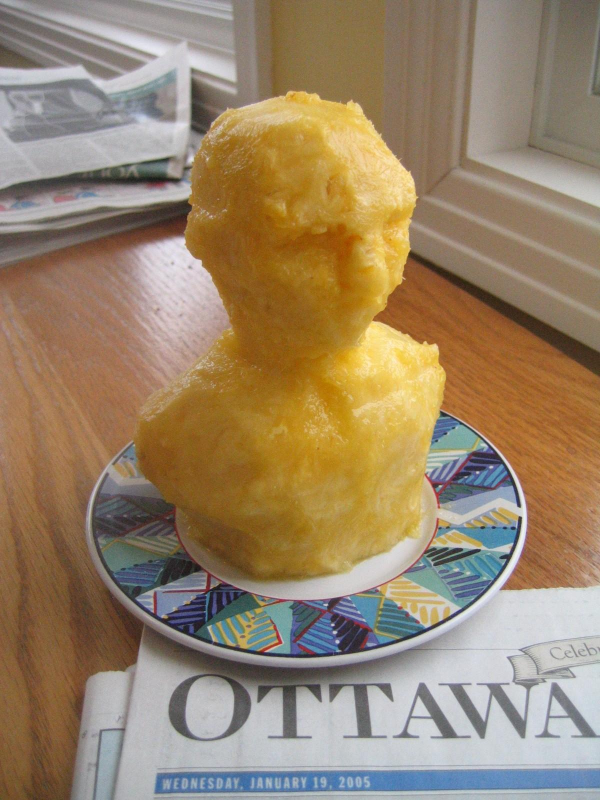
#> input picture project_Uner/datasets/HRSOD_Subset/test_images/111401249_9dbca4b5b8_o.jpg, 1200 x 1600 px (shown at 1/2 size)
$ python -i helper.py   (imports and definitions only)   (older library calls are emulated)
#> lines starting #> are read from the running program, lines starting #| are printed output that depends on the picture; after the words box and inside, x2 and y2 are one past the last pixel; in counts of white or black regions, pixels touching at a corner belong together
### project_Uner/lib/data/de_transform.py
import cv2

import numpy as np


def get_random_structure(size):
    # The provided model is trained with
    #   choice = np.random.randint(4)
    # instead, which is a bug that we fixed here
    choice = np.random.randint(1, 5)

    if choice == 1:
        return cv2.getStructuringElement(cv2.MORPH_RECT, (size, size))
    elif choice == 2:
        return cv2.getStructuringElement(cv2.MORPH_ELLIPSE, (size, size))
    elif choice == 3:
        return cv2.getStructuringElement(cv2.MORPH_ELLIPSE, (size, size//2))
    elif choice == 4:
        return cv2.getStructuringElement(cv2.MORPH_ELLIPSE, (size//2, size))


def random_dilate(seg, min=3, max=10):
    size = np.random.randint(min, max)
    kernel = get_random_structure(size)
    seg = cv2.dilate(seg,kernel,iterations = 1)
    return seg


def random_erode(seg, min=3, max=10):
    size = np.random.randint(min, max)
    kernel = get_random_structure(size)
    seg = cv2.erode(seg,kernel,iterations = 1)
    return seg


def compute_iou(seg, gt):
    intersection = seg*gt
    union = seg+gt
    return (np.count_nonzero(intersection) + 1e-6) / (np.count_nonzero(union) + 1e-6)


def perturb_seg(gt, iou_target=0.6):
    h, w = gt.shape
    seg = gt.copy()

    _, seg = cv2.threshold(seg, 127, 255, 0)

    # Rare case
    if h <= 2 or w <= 2:
        print('GT too small, returning original')
        return seg

    # Do a bunch of random operations
    for _ in range(250):
        for _ in range(4):
            lx, ly = np.random.randint(w), np.random.randint(h)
            lw, lh = np.random.randint(lx+1,w+1), np.random.randint(ly+1,h+1)

            # Randomly set one pixel to 1/0. With the following dilate/erode, we can create holes/external regions
            if np.random.rand() < 0.25:
                cx = int((lx + lw) / 2)
                cy = int((ly + lh) / 2)
                seg[cy, cx] = np.random.randint(2) * 255

            if np.random.rand() < 0.5:
                seg[ly:lh, lx:lw] = random_dilate(seg[ly:lh, lx:lw])
            else:
                seg[ly:lh, lx:lw] = random_erode(seg[ly:lh, lx:lw])

        if compute_iou(seg, gt) < iou_target:
            break

    return seg

### project_Uner/lib/data/helper.py
import numpy as np
import cv2
import random
import torch
import math

from lib.data.de_transform import perturb_seg

# [2 lines not run here, left out]


def reseed(seed):
    random.seed(seed)
    torch.manual_seed(seed)


# [4 lines left out: function mask2numpy, not called in this run]


def modify_boundary(image, regional_sample_rate=0.1, sample_rate=0.1, move_rate=0.0, iou_target=0.8):
    # modifies boundary of the given mask.
    # remove consecutive vertice of the boundary by regional sample rate
    # ->
    # remove any vertice by sample rate
    # ->
    # move vertice by distance between vertice and center of the mask by move rate.
    # input: np array of size [H,W] image
    # output: same shape as input

    # get boundaries
    if int(cv2.__version__[0]) >= 4:
        contours, _ = cv2.findContours(image, cv2.RETR_LIST, cv2.CHAIN_APPROX_NONE)
    else:
        _, contours, _ = cv2.findContours(image, cv2.RETR_LIST, cv2.CHAIN_APPROX_NONE)

    # only modified contours is needed actually.
    sampled_contours = []
    modified_contours = []

    for contour in contours:
        if contour.shape[0] < 10:
            continue
        M = cv2.moments(contour)

        # remove region of contour
        number_of_vertices = contour.shape[0]
        number_of_removes = int(number_of_vertices * regional_sample_rate)

        idx_dist = []
        for i in range(number_of_vertices - number_of_removes):
            idx_dist.append([i, np.sum((contour[i] - contour[i + number_of_removes]) ** 2)])

        idx_dist = sorted(idx_dist, key=lambda x: x[1])

        remove_start = random.choice(idx_dist[:math.ceil(0.1 * len(idx_dist))])[0]

        # remove_start = random.randrange(0, number_of_vertices-number_of_removes, 1)
        new_contour = np.concatenate([contour[:remove_start], contour[remove_start + number_of_removes:]], axis=0)
        contour = new_contour

        # sample contours
        number_of_vertices = contour.shape[0]
        indices = random.sample(range(number_of_vertices), int(number_of_vertices * sample_rate))
        indices.sort()
        sampled_contour = contour[indices]
        sampled_contours.append(sampled_contour)

        modified_contour = np.copy(sampled_contour)
        if (M['m00'] != 0):
            center = round(M['m10'] / M['m00']), round(M['m01'] / M['m00'])

            # modify contours
            for idx, coor in enumerate(modified_contour):
                change = np.random.normal(0, move_rate)  # 0.1 means change position of vertex to 10 percent farther from center
                x, y = coor[0]
                new_x = x + (x - center[0]) * change
                new_y = y + (y - center[1]) * change

                modified_contour[idx] = [new_x, new_y]
        modified_contours.append(modified_contour)

    # draw boundary
    gt = np.copy(image)
    image = np.zeros_like(image)

    modified_contours = [cont for cont in modified_contours if len(cont) > 0]
    if len(modified_contours) == 0:
        image = gt.copy()
    else:
        image = cv2.drawContours(image, modified_contours, -1, (255, 0, 0), -1)

    image = perturb_seg(image, iou_target)

    return image

>>> import cv2
>>> picture = cv2.imread('../../datasets/HRSOD_Subset/test_images/111401249_9dbca4b5b8_o.jpg', cv2.IMREAD_GRAYSCALE)
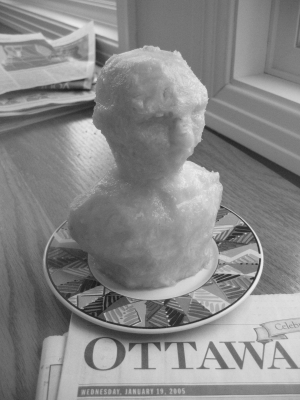
#> picture: shape (1600, 1200) (shown at 1/4 size); min 17, max 247, mean 135.5
>>> result = modify_boundary(picture)
#> in modify_boundary, `contours, _ = cv2.findContours(image, cv2.RETR_LIST, cv2.CHAIN_APPROX_..`: contours = 1 contour; box (x1, y1, x2, y2) and area: (0, 0, 1200, 1600) 1917201
#> the loop in modify_boundary, `for contour in contours:` made 1 pass
#> (number_of_removes, remove_start, center) on pass 1: (559, 1247, (600, 800))
#> after the loop in modify_boundary, `for contour in contours:`: modified_contours = 1 contour; box (x1, y1, x2, y2) and area: (0, 0, 1200, 1600) 1878264; sampled_contours has the same summary as modified_contours
#> in modify_boundary, `image = cv2.drawContours(image, modified_contours, -1, (255, 0, 0), -1)`:
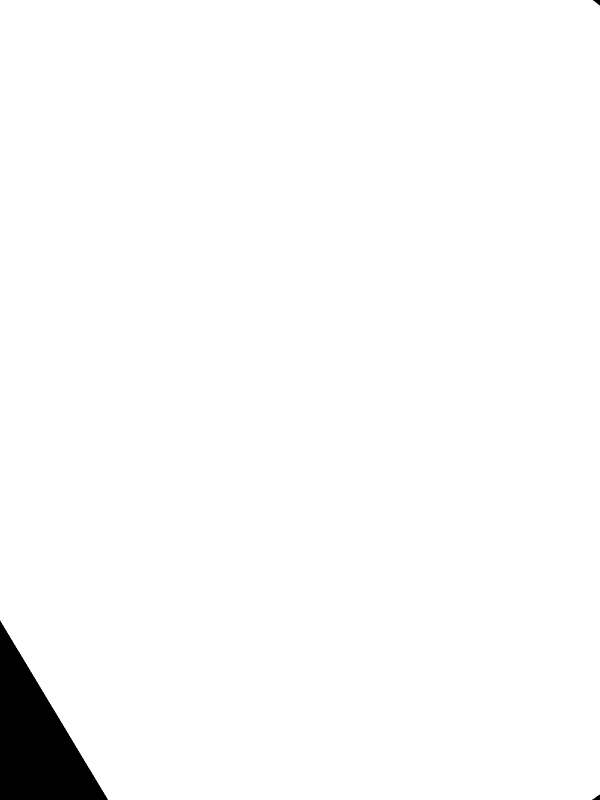
#> image: shape (1600, 1200) (shown at 1/2 size); 98% white; 3 black regions, box (x1, y1, x2, y2) and area: (0, 1241, 216, 1600) 38880, (1184, 1589, 1200, 1600) 93, (1186, 0, 1200, 11) 82
#> the loop in perturb_seg, `for _ in range(250):` made 250 passes
#> pass 1, in random_dilate, `seg = cv2.dilate(seg,kernel,iterations = 1)`:
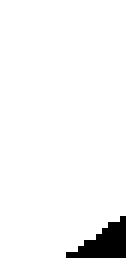
#> seg: shape (43, 21) (shown 6 times larger); 95.8% white; 1 black region, box (x1, y1, x2, y2) and area: (11, 36, 21, 43) 38
#> after the loop in perturb_seg, `for _ in range(250):`:
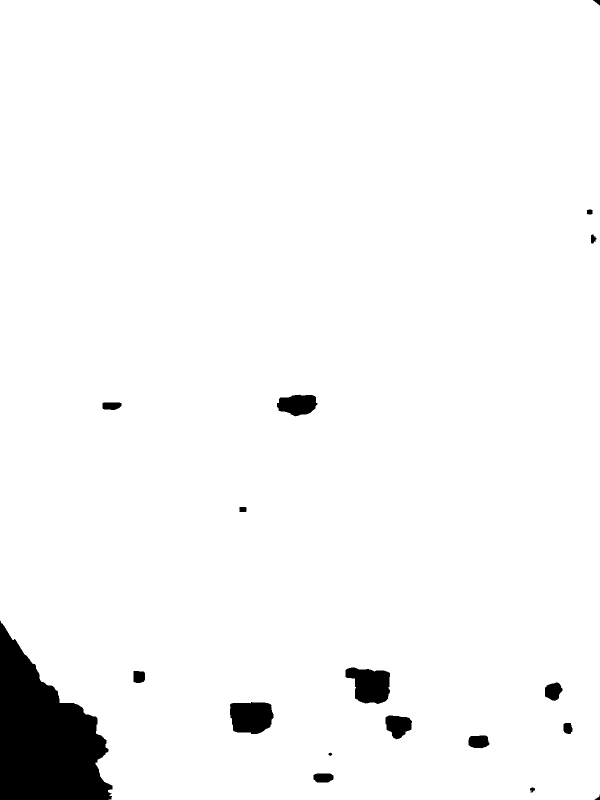
#> seg: shape (1600, 1200) (shown at 1/2 size); 96.5% white; 18 black regions, largest, box (x1, y1, x2, y2) and area: (0, 1241, 225, 1600) 49003, (691, 1335, 780, 1408) 4750, (460, 1404, 547, 1468) 4689

$ run again, on project_Uner/datasets/HRSOD_Subset/test_images/119728990_5c9caad30f_o.jpg
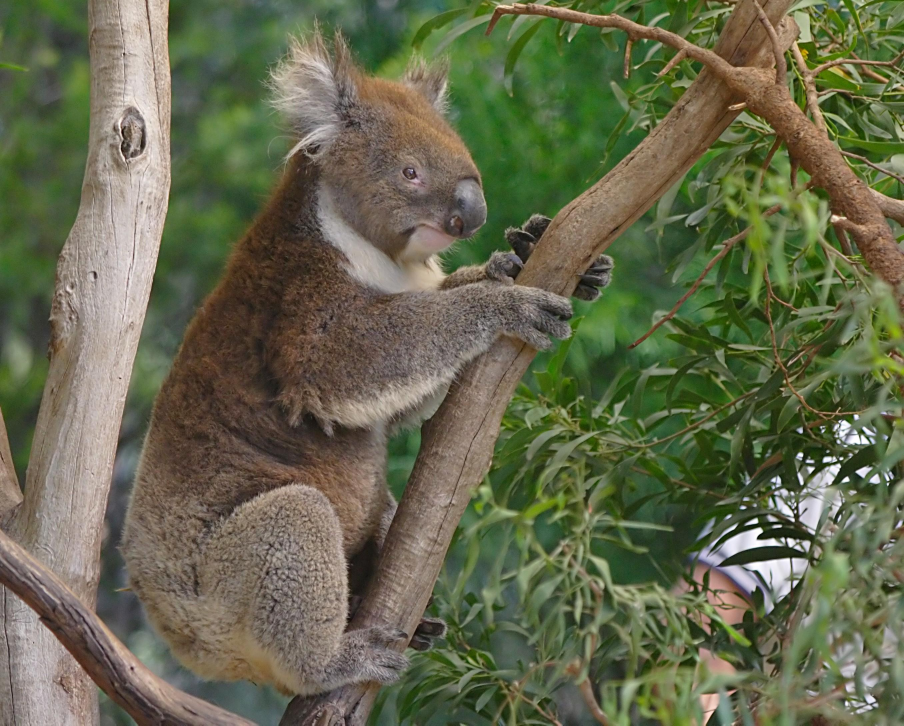
#> input picture project_Uner/datasets/HRSOD_Subset/test_images/119728990_5c9caad30f_o.jpg, 2712 x 2176 px (shown at 1/3 size)
#> contours = 11 contours, 10 with area under 20; largest, box (x1, y1, x2, y2) and area: (0, 0, 2712, 2176) 5896425
#> the loop in modify_boundary, `for contour in contours:` made 11 passes
#> (number_of_removes, remove_start, center) on pass 11: (977, 1542, (1356, 1088))
#> after the loop in modify_boundary, `for contour in contours:`: modified_contours = 1 contour; box (x1, y1, x2, y2) and area: (0, 0, 2712, 2176) 5782818; sampled_contours has the same summary as modified_contours
#> in modify_boundary, `image = cv2.drawContours(image, modified_contours, -1, (255, 0, 0), -1)`:
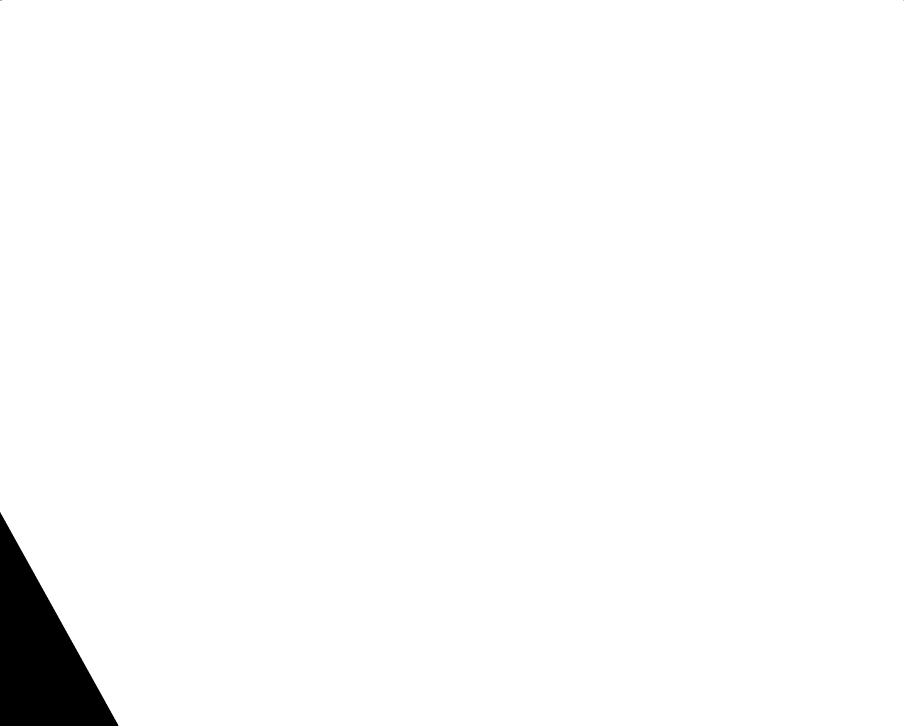
#> image: shape (2176, 2712) (shown at 1/3 size); 98.1% white; 3 black regions (2 under 20 px), largest, box (x1, y1, x2, y2) and area: (0, 1536, 355, 2176) 113775
#> the loop in perturb_seg, `for _ in range(250):` made 250 passes
#> after the loop in perturb_seg, `for _ in range(250):`:
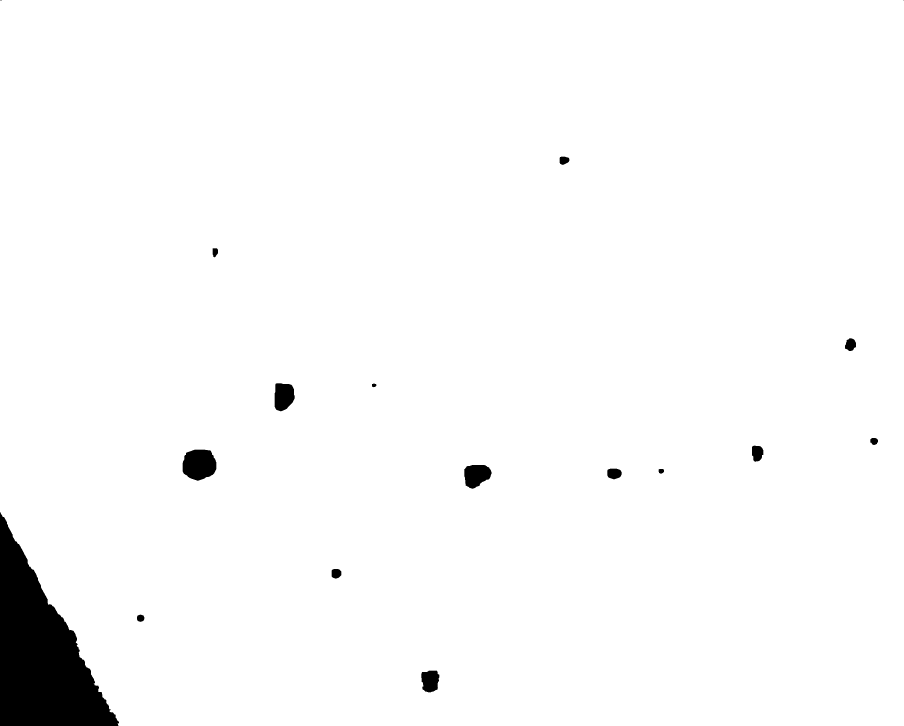
#> seg: shape (2176, 2712) (shown at 1/3 size); 97.6% white; 17 black regions (2 under 20 px), largest, box (x1, y1, x2, y2) and area: (0, 1536, 357, 2176) 116065, (548, 1349, 649, 1442) 7573, (1393, 1395, 1475, 1466) 4349

$ run again, on project_Uner/datasets/HRSOD_Subset/test_images/1342827_a898640c38_o.jpg
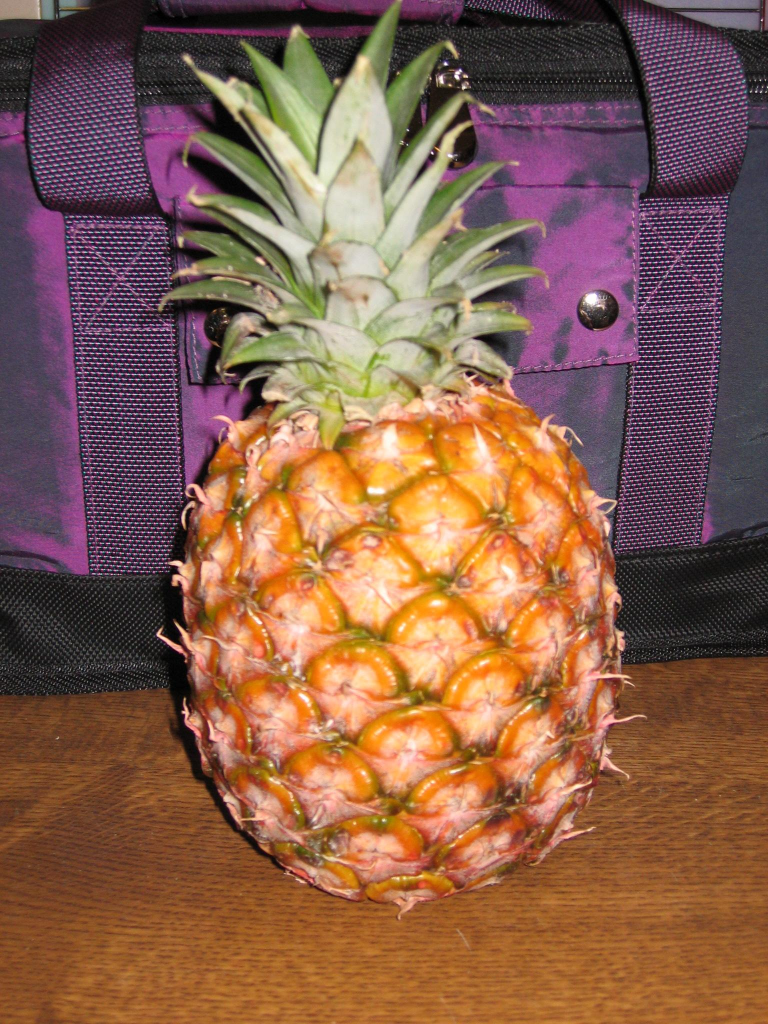
#> input picture project_Uner/datasets/HRSOD_Subset/test_images/1342827_a898640c38_o.jpg, 1536 x 2048 px (shown at 1/2 size)
#> contours = 172 contours, 169 with area under 20; largest, box (x1, y1, x2, y2) and area: (0, 0, 1536, 2048) 3142141, (317, 20, 325, 31) 36, (1217, 15, 1225, 24) 25
#> the loop in modify_boundary, `for contour in contours:` made 172 passes
#> (number_of_removes, remove_start, center) on passes 129, 146, 149, 153, 154, 158, 165, 166: (1, 1, (1253, 86)), (1, 5, (350, 38)), (1, 2, (386, 36)), (1, 2, (352, 34)), (1, 2, (326, 35)), (1, 1, (322, 31)), (2, 22, (320, 26)), (2, 0, (1220, 19))
#> after the loop in modify_boundary, `for contour in contours:`: modified_contours = 9 items, first 6: [[1253, 88]], [[352, 38]], [[388, 37]], [[353, 36]], [[324, 36]], empty array; sampled_contours has the same summary as modified_contours
#> in modify_boundary, `modified_contours = [cont for cont in modified_contours if len(cont) >..`: modified_contours = 8 contours, 7 with area under 20; largest, box (x1, y1, x2, y2) and area: (0, 0, 1536, 2048) 3080014
#> the loop in perturb_seg, `for _ in range(250):` made 250 passes
#> pass 1, in random_erode (call 2), `seg = cv2.erode(seg,kernel,iterations = 1)`:
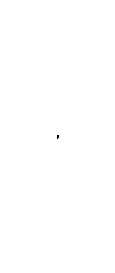
#> seg: shape (273, 115); 100% white; black in thin lines or dots, all inside (x1, y1, x2, y2) = (57, 135, 59, 139)
#> after the loop in perturb_seg, `for _ in range(250):`:
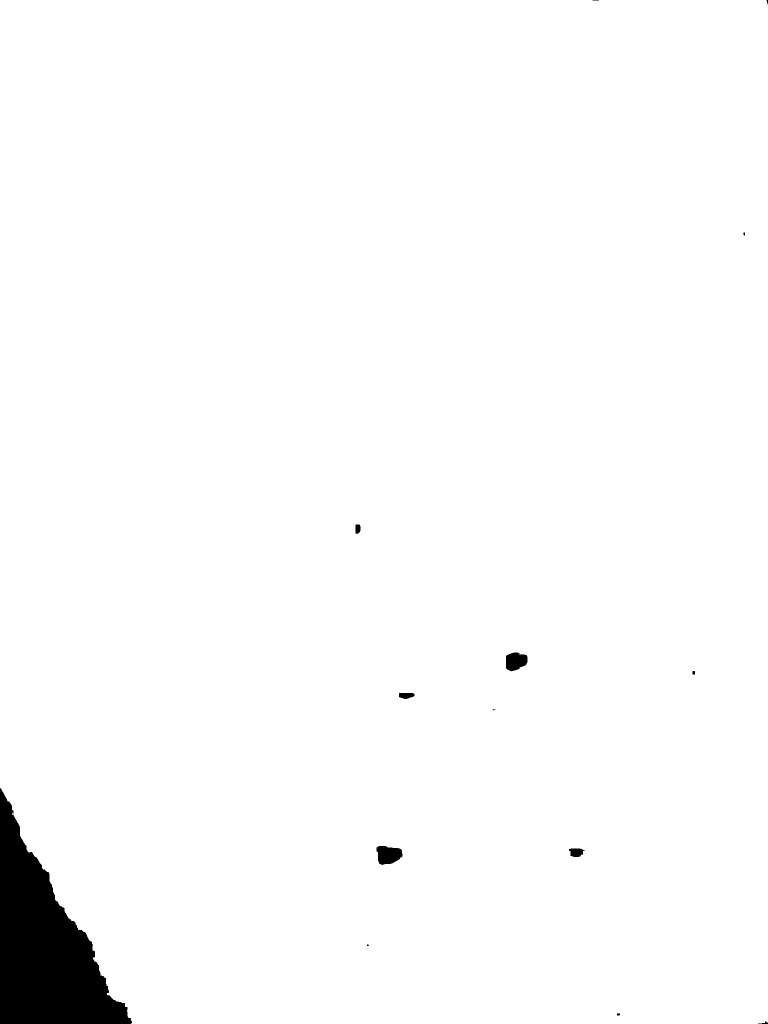
#> seg: shape (2048, 1536) (shown at 1/2 size); 97.9% white; 14 black regions (5 under 20 px), largest, box (x1, y1, x2, y2) and area: (0, 1576, 264, 2048) 60765, (753, 1692, 805, 1730) 1492, (1012, 1305, 1055, 1343) 1257
